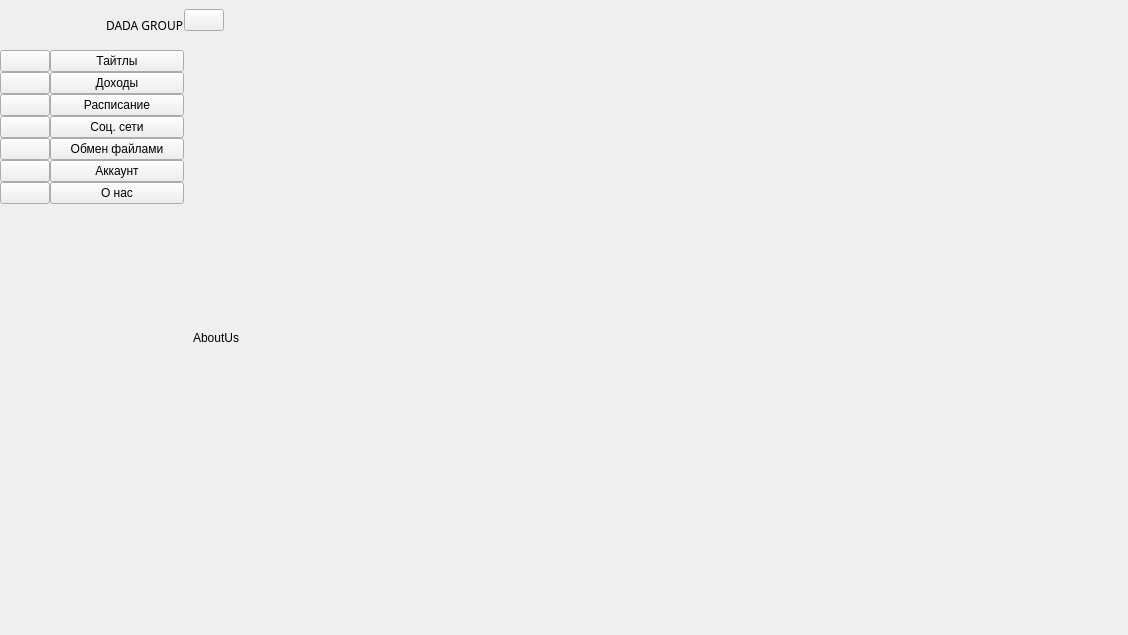
<?xml version="1.0" encoding="UTF-8"?>
<ui version="4.0">
 <class>MainWindow</class>
 <widget class="QMainWindow" name="MainWindow">
  <property name="geometry">
   <rect>
    <x>0</x>
    <y>0</y>
    <width>1128</width>
    <height>635</height>
   </rect>
  </property>
  <property name="windowTitle">
   <string>MainWindow</string>
  </property>
  <widget class="QWidget" name="centralwidget">
   <layout class="QGridLayout" name="gridLayout">
    <property name="leftMargin">
     <number>0</number>
    </property>
    <property name="topMargin">
     <number>0</number>
    </property>
    <property name="rightMargin">
     <number>0</number>
    </property>
    <property name="bottomMargin">
     <number>0</number>
    </property>
    <property name="spacing">
     <number>0</number>
    </property>
    <item row="0" column="2">
     <widget class="QWidget" name="widget" native="true">
      <property name="minimumSize">
       <size>
        <width>0</width>
        <height>40</height>
       </size>
      </property>
      <layout class="QHBoxLayout" name="horizontalLayout_4">
       <property name="spacing">
        <number>0</number>
       </property>
       <property name="leftMargin">
        <number>0</number>
       </property>
       <property name="topMargin">
        <number>0</number>
       </property>
       <property name="rightMargin">
        <number>0</number>
       </property>
       <property name="bottomMargin">
        <number>0</number>
       </property>
       <item>
        <widget class="QWidget" name="widget_3" native="true">
         <layout class="QVBoxLayout" name="verticalLayout_5">
          <property name="spacing">
           <number>0</number>
          </property>
          <property name="leftMargin">
           <number>0</number>
          </property>
          <property name="topMargin">
           <number>0</number>
          </property>
          <property name="rightMargin">
           <number>0</number>
          </property>
          <property name="bottomMargin">
           <number>0</number>
          </property>
         </layout>
        </widget>
       </item>
       <item>
        <widget class="QPushButton" name="openMenuBtn">
         <property name="text">
          <string/>
         </property>
         <property name="icon">
          <iconset resource="resource.qrc">
           <normaloff>:/icon/icon/free-icon-chevron-248744.png</normaloff>:/icon/icon/free-icon-chevron-248744.png</iconset>
         </property>
         <property name="iconSize">
          <size>
           <width>20</width>
           <height>20</height>
          </size>
         </property>
         <property name="checkable">
          <bool>true</bool>
         </property>
        </widget>
       </item>
       <item>
        <spacer name="horizontalSpacer_3">
         <property name="orientation">
          <enum>Qt::Horizontal</enum>
         </property>
         <property name="sizeHint" stdset="0">
          <size>
           <width>742</width>
           <height>20</height>
          </size>
         </property>
        </spacer>
       </item>
      </layout>
     </widget>
    </item>
    <item row="1" column="2">
     <widget class="QStackedWidget" name="stackedWidget">
      <property name="currentIndex">
       <number>6</number>
      </property>
      <widget class="QWidget" name="pageTitle">
       <layout class="QGridLayout" name="gridLayout_2">
        <item row="0" column="1">
         <layout class="QHBoxLayout" name="horizontalLayout_3">
          <item>
           <spacer name="horizontalSpacer">
            <property name="orientation">
             <enum>Qt::Horizontal</enum>
            </property>
            <property name="sizeHint" stdset="0">
             <size>
              <width>40</width>
              <height>20</height>
             </size>
            </property>
           </spacer>
          </item>
          <item>
           <widget class="QLineEdit" name="SearchEdit">
            <property name="placeholderText">
             <string>Поиск</string>
            </property>
           </widget>
          </item>
          <item>
           <widget class="QPushButton" name="SearchBtn">
            <property name="text">
             <string/>
            </property>
            <property name="icon">
             <iconset resource="resource.qrc">
              <normaloff>:/icon/icon/free-icon-magnifier-3593144.png</normaloff>:/icon/icon/free-icon-magnifier-3593144.png</iconset>
            </property>
            <property name="iconSize">
             <size>
              <width>20</width>
              <height>20</height>
             </size>
            </property>
           </widget>
          </item>
         </layout>
        </item>
        <item row="1" column="1">
         <spacer name="verticalSpacer_3">
          <property name="orientation">
           <enum>Qt::Vertical</enum>
          </property>
          <property name="sizeHint" stdset="0">
           <size>
            <width>20</width>
            <height>40</height>
           </size>
          </property>
         </spacer>
        </item>
       </layout>
      </widget>
      <widget class="QWidget" name="pageIncome">
       <layout class="QGridLayout" name="gridLayout_3">
        <item row="0" column="0">
         <widget class="QLabel" name="label_4">
          <property name="text">
           <string>Incomel</string>
          </property>
         </widget>
        </item>
       </layout>
      </widget>
      <widget class="QWidget" name="pageSchedule">
       <layout class="QGridLayout" name="gridLayout_4">
        <item row="0" column="0">
         <widget class="QLabel" name="label_5">
          <property name="text">
           <string>Schedule</string>
          </property>
         </widget>
        </item>
       </layout>
      </widget>
      <widget class="QWidget" name="pageSocialNetwork">
       <layout class="QGridLayout" name="gridLayout_5">
        <item row="0" column="0">
         <widget class="QLabel" name="label_6">
          <property name="text">
           <string>SocialNetworks</string>
          </property>
         </widget>
        </item>
       </layout>
      </widget>
      <widget class="QWidget" name="pageFileSharing">
       <layout class="QGridLayout" name="gridLayout_6">
        <item row="0" column="0">
         <widget class="QLabel" name="label_7">
          <property name="text">
           <string>FileSharing</string>
          </property>
         </widget>
        </item>
       </layout>
      </widget>
      <widget class="QWidget" name="pageAccount">
       <layout class="QGridLayout" name="gridLayout_7">
        <item row="0" column="0">
         <widget class="QLabel" name="label_8">
          <property name="text">
           <string>Account</string>
          </property>
         </widget>
        </item>
       </layout>
      </widget>
      <widget class="QWidget" name="pageAboutUs">
       <layout class="QGridLayout" name="gridLayout_8">
        <item row="0" column="0">
         <widget class="QLabel" name="label_9">
          <property name="text">
           <string>AboutUs</string>
          </property>
         </widget>
        </item>
       </layout>
      </widget>
     </widget>
    </item>
    <item row="0" column="1" rowspan="2">
     <widget class="QWidget" name="fullMenu" native="true">
      <layout class="QVBoxLayout" name="verticalLayout_4">
       <property name="spacing">
        <number>0</number>
       </property>
       <property name="leftMargin">
        <number>0</number>
       </property>
       <property name="topMargin">
        <number>0</number>
       </property>
       <property name="rightMargin">
        <number>0</number>
       </property>
       <property name="bottomMargin">
        <number>0</number>
       </property>
       <item>
        <layout class="QHBoxLayout" name="horizontalLayout">
         <property name="spacing">
          <number>6</number>
         </property>
         <item>
          <widget class="QLabel" name="label_2">
           <property name="minimumSize">
            <size>
             <width>50</width>
             <height>50</height>
            </size>
           </property>
           <property name="maximumSize">
            <size>
             <width>50</width>
             <height>50</height>
            </size>
           </property>
           <property name="text">
            <string/>
           </property>
           <property name="pixmap">
            <pixmap resource="resource.qrc">:/icon/icon/Logo.png</pixmap>
           </property>
           <property name="scaledContents">
            <bool>true</bool>
           </property>
          </widget>
         </item>
         <item>
          <widget class="QLabel" name="label_3">
           <property name="font">
            <font>
             <family>Montserrat Medium</family>
             <pointsize>9</pointsize>
             <weight>50</weight>
             <bold>false</bold>
            </font>
           </property>
           <property name="text">
            <string>DADA GROUP</string>
           </property>
          </widget>
         </item>
        </layout>
       </item>
       <item>
        <layout class="QVBoxLayout" name="verticalLayout_2">
         <property name="spacing">
          <number>0</number>
         </property>
         <item>
          <widget class="QPushButton" name="titleBtn_2">
           <property name="text">
            <string>Тайтлы</string>
           </property>
           <property name="icon">
            <iconset resource="resource.qrc">
             <normaloff>:/icon/icon/free-icon-book-9193009.png</normaloff>:/icon/icon/free-icon-book-9193009.png</iconset>
           </property>
           <property name="iconSize">
            <size>
             <width>20</width>
             <height>20</height>
            </size>
           </property>
           <property name="checkable">
            <bool>true</bool>
           </property>
           <property name="autoExclusive">
            <bool>true</bool>
           </property>
          </widget>
         </item>
         <item>
          <widget class="QPushButton" name="incomeBtn_2">
           <property name="text">
            <string>Доходы</string>
           </property>
           <property name="icon">
            <iconset resource="resource.qrc">
             <normaloff>:/icon/icon/free-icon-coin-550650.png</normaloff>:/icon/icon/free-icon-coin-550650.png</iconset>
           </property>
           <property name="iconSize">
            <size>
             <width>20</width>
             <height>20</height>
            </size>
           </property>
           <property name="checkable">
            <bool>true</bool>
           </property>
           <property name="autoExclusive">
            <bool>true</bool>
           </property>
          </widget>
         </item>
         <item>
          <widget class="QPushButton" name="scheduleBtn_2">
           <property name="text">
            <string>Расписание</string>
           </property>
           <property name="icon">
            <iconset resource="resource.qrc">
             <normaloff>:/icon/icon/free-icon-clock-2902894.png</normaloff>:/icon/icon/free-icon-clock-2902894.png</iconset>
           </property>
           <property name="iconSize">
            <size>
             <width>20</width>
             <height>20</height>
            </size>
           </property>
           <property name="checkable">
            <bool>true</bool>
           </property>
           <property name="autoExclusive">
            <bool>true</bool>
           </property>
          </widget>
         </item>
         <item>
          <widget class="QPushButton" name="socialNetworksBtn_2">
           <property name="text">
            <string>Соц. сети</string>
           </property>
           <property name="icon">
            <iconset resource="resource.qrc">
             <normaloff>:/icon/icon/free-icon-social-media-9351311.png</normaloff>:/icon/icon/free-icon-social-media-9351311.png</iconset>
           </property>
           <property name="iconSize">
            <size>
             <width>20</width>
             <height>20</height>
            </size>
           </property>
           <property name="checkable">
            <bool>true</bool>
           </property>
           <property name="autoExclusive">
            <bool>true</bool>
           </property>
          </widget>
         </item>
         <item>
          <widget class="QPushButton" name="fileSharingBtn_2">
           <property name="text">
            <string>Обмен файлами</string>
           </property>
           <property name="icon">
            <iconset resource="resource.qrc">
             <normaloff>:/icon/icon/free-icon-file-sharing-10004135.png</normaloff>:/icon/icon/free-icon-file-sharing-10004135.png</iconset>
           </property>
           <property name="iconSize">
            <size>
             <width>20</width>
             <height>20</height>
            </size>
           </property>
           <property name="checkable">
            <bool>true</bool>
           </property>
           <property name="autoExclusive">
            <bool>true</bool>
           </property>
          </widget>
         </item>
         <item>
          <widget class="QPushButton" name="accountBtn_2">
           <property name="text">
            <string>Аккаунт</string>
           </property>
           <property name="icon">
            <iconset resource="resource.qrc">
             <normaloff>:/icon/icon/person.png</normaloff>:/icon/icon/person.png</iconset>
           </property>
           <property name="iconSize">
            <size>
             <width>20</width>
             <height>20</height>
            </size>
           </property>
           <property name="checkable">
            <bool>true</bool>
           </property>
           <property name="autoExclusive">
            <bool>true</bool>
           </property>
          </widget>
         </item>
         <item>
          <widget class="QPushButton" name="aboutUs_2">
           <property name="text">
            <string>О нас</string>
           </property>
           <property name="icon">
            <iconset resource="resource.qrc">
             <normaloff>:/icon/icon/info.png</normaloff>:/icon/icon/info.png</iconset>
           </property>
           <property name="iconSize">
            <size>
             <width>20</width>
             <height>20</height>
            </size>
           </property>
           <property name="checkable">
            <bool>true</bool>
           </property>
           <property name="autoExclusive">
            <bool>true</bool>
           </property>
          </widget>
         </item>
        </layout>
       </item>
       <item>
        <spacer name="verticalSpacer_2">
         <property name="orientation">
          <enum>Qt::Vertical</enum>
         </property>
         <property name="sizeHint" stdset="0">
          <size>
           <width>20</width>
           <height>382</height>
          </size>
         </property>
        </spacer>
       </item>
      </layout>
     </widget>
    </item>
    <item row="0" column="0" rowspan="2">
     <widget class="QWidget" name="icon" native="true">
      <layout class="QVBoxLayout" name="verticalLayout_3">
       <property name="spacing">
        <number>0</number>
       </property>
       <property name="leftMargin">
        <number>0</number>
       </property>
       <property name="topMargin">
        <number>0</number>
       </property>
       <property name="rightMargin">
        <number>0</number>
       </property>
       <property name="bottomMargin">
        <number>0</number>
       </property>
       <item>
        <layout class="QHBoxLayout" name="horizontalLayout_2">
         <item>
          <widget class="QLabel" name="label">
           <property name="minimumSize">
            <size>
             <width>50</width>
             <height>50</height>
            </size>
           </property>
           <property name="maximumSize">
            <size>
             <width>50</width>
             <height>50</height>
            </size>
           </property>
           <property name="text">
            <string/>
           </property>
           <property name="pixmap">
            <pixmap resource="resource.qrc">:/icon/icon/Logo.png</pixmap>
           </property>
           <property name="scaledContents">
            <bool>true</bool>
           </property>
          </widget>
         </item>
        </layout>
       </item>
       <item>
        <layout class="QVBoxLayout" name="verticalLayout">
         <property name="spacing">
          <number>0</number>
         </property>
         <item>
          <widget class="QPushButton" name="titleBtn_1">
           <property name="text">
            <string/>
           </property>
           <property name="icon">
            <iconset resource="resource.qrc">
             <normaloff>:/icon/icon/free-icon-book-9193009.png</normaloff>:/icon/icon/free-icon-book-9193009.png</iconset>
           </property>
           <property name="iconSize">
            <size>
             <width>20</width>
             <height>20</height>
            </size>
           </property>
           <property name="checkable">
            <bool>true</bool>
           </property>
           <property name="autoExclusive">
            <bool>true</bool>
           </property>
          </widget>
         </item>
         <item>
          <widget class="QPushButton" name="incomeBtn_1">
           <property name="text">
            <string/>
           </property>
           <property name="icon">
            <iconset resource="resource.qrc">
             <normaloff>:/icon/icon/free-icon-coin-550650.png</normaloff>:/icon/icon/free-icon-coin-550650.png</iconset>
           </property>
           <property name="iconSize">
            <size>
             <width>20</width>
             <height>20</height>
            </size>
           </property>
           <property name="checkable">
            <bool>true</bool>
           </property>
           <property name="autoExclusive">
            <bool>true</bool>
           </property>
          </widget>
         </item>
         <item>
          <widget class="QPushButton" name="scheduleBtn_1">
           <property name="text">
            <string/>
           </property>
           <property name="icon">
            <iconset resource="resource.qrc">
             <normaloff>:/icon/icon/free-icon-clock-2902894.png</normaloff>:/icon/icon/free-icon-clock-2902894.png</iconset>
           </property>
           <property name="iconSize">
            <size>
             <width>20</width>
             <height>20</height>
            </size>
           </property>
           <property name="checkable">
            <bool>true</bool>
           </property>
           <property name="autoExclusive">
            <bool>true</bool>
           </property>
          </widget>
         </item>
         <item>
          <widget class="QPushButton" name="socialNetworksBtn_1">
           <property name="text">
            <string/>
           </property>
           <property name="icon">
            <iconset resource="resource.qrc">
             <normaloff>:/icon/icon/free-icon-social-media-9351311.png</normaloff>:/icon/icon/free-icon-social-media-9351311.png</iconset>
           </property>
           <property name="iconSize">
            <size>
             <width>20</width>
             <height>20</height>
            </size>
           </property>
           <property name="checkable">
            <bool>true</bool>
           </property>
           <property name="autoExclusive">
            <bool>true</bool>
           </property>
          </widget>
         </item>
         <item>
          <widget class="QPushButton" name="fileSharingBtn_1">
           <property name="text">
            <string/>
           </property>
           <property name="icon">
            <iconset resource="resource.qrc">
             <normaloff>:/icon/icon/free-icon-file-sharing-10004135.png</normaloff>:/icon/icon/free-icon-file-sharing-10004135.png</iconset>
           </property>
           <property name="iconSize">
            <size>
             <width>20</width>
             <height>20</height>
            </size>
           </property>
           <property name="checkable">
            <bool>true</bool>
           </property>
           <property name="autoExclusive">
            <bool>true</bool>
           </property>
          </widget>
         </item>
         <item>
          <widget class="QPushButton" name="accountBtn_1">
           <property name="text">
            <string/>
           </property>
           <property name="icon">
            <iconset resource="resource.qrc">
             <normaloff>:/icon/icon/person.png</normaloff>:/icon/icon/person.png</iconset>
           </property>
           <property name="iconSize">
            <size>
             <width>20</width>
             <height>20</height>
            </size>
           </property>
           <property name="checkable">
            <bool>true</bool>
           </property>
           <property name="autoExclusive">
            <bool>true</bool>
           </property>
          </widget>
         </item>
         <item>
          <widget class="QPushButton" name="aboutUs_1">
           <property name="text">
            <string/>
           </property>
           <property name="icon">
            <iconset resource="resource.qrc">
             <normaloff>:/icon/icon/info.png</normaloff>:/icon/icon/info.png</iconset>
           </property>
           <property name="iconSize">
            <size>
             <width>20</width>
             <height>20</height>
            </size>
           </property>
           <property name="checkable">
            <bool>true</bool>
           </property>
           <property name="autoExclusive">
            <bool>true</bool>
           </property>
          </widget>
         </item>
        </layout>
       </item>
       <item>
        <spacer name="verticalSpacer">
         <property name="orientation">
          <enum>Qt::Vertical</enum>
         </property>
         <property name="sizeHint" stdset="0">
          <size>
           <width>20</width>
           <height>382</height>
          </size>
         </property>
        </spacer>
       </item>
      </layout>
     </widget>
    </item>
   </layout>
  </widget>
 </widget>
 <resources>
  <include location="resource.qrc"/>
 </resources>
 <connections>
  <connection>
   <sender>openMenuBtn</sender>
   <signal>toggled(bool)</signal>
   <receiver>icon</receiver>
   <slot>setVisible(bool)</slot>
   <hints>
    <hint type="sourcelabel">
     <x>223</x>
     <y>16</y>
    </hint>
    <hint type="destinationlabel">
     <x>28</x>
     <y>281</y>
    </hint>
   </hints>
  </connection>
  <connection>
   <sender>openMenuBtn</sender>
   <signal>toggled(bool)</signal>
   <receiver>fullMenu</receiver>
   <slot>setHidden(bool)</slot>
   <hints>
    <hint type="sourcelabel">
     <x>210</x>
     <y>22</y>
    </hint>
    <hint type="destinationlabel">
     <x>123</x>
     <y>252</y>
    </hint>
   </hints>
  </connection>
  <connection>
   <sender>titleBtn_1</sender>
   <signal>toggled(bool)</signal>
   <receiver>titleBtn_2</receiver>
   <slot>setChecked(bool)</slot>
   <hints>
    <hint type="sourcelabel">
     <x>27</x>
     <y>70</y>
    </hint>
    <hint type="destinationlabel">
     <x>104</x>
     <y>73</y>
    </hint>
   </hints>
  </connection>
  <connection>
   <sender>incomeBtn_1</sender>
   <signal>toggled(bool)</signal>
   <receiver>incomeBtn_2</receiver>
   <slot>setChecked(bool)</slot>
   <hints>
    <hint type="sourcelabel">
     <x>25</x>
     <y>95</y>
    </hint>
    <hint type="destinationlabel">
     <x>115</x>
     <y>90</y>
    </hint>
   </hints>
  </connection>
  <connection>
   <sender>scheduleBtn_1</sender>
   <signal>toggled(bool)</signal>
   <receiver>scheduleBtn_2</receiver>
   <slot>setChecked(bool)</slot>
   <hints>
    <hint type="sourcelabel">
     <x>25</x>
     <y>123</y>
    </hint>
    <hint type="destinationlabel">
     <x>113</x>
     <y>120</y>
    </hint>
   </hints>
  </connection>
  <connection>
   <sender>socialNetworksBtn_1</sender>
   <signal>toggled(bool)</signal>
   <receiver>socialNetworksBtn_2</receiver>
   <slot>setChecked(bool)</slot>
   <hints>
    <hint type="sourcelabel">
     <x>40</x>
     <y>153</y>
    </hint>
    <hint type="destinationlabel">
     <x>120</x>
     <y>141</y>
    </hint>
   </hints>
  </connection>
  <connection>
   <sender>fileSharingBtn_1</sender>
   <signal>toggled(bool)</signal>
   <receiver>fileSharingBtn_2</receiver>
   <slot>setChecked(bool)</slot>
   <hints>
    <hint type="sourcelabel">
     <x>15</x>
     <y>178</y>
    </hint>
    <hint type="destinationlabel">
     <x>90</x>
     <y>165</y>
    </hint>
   </hints>
  </connection>
  <connection>
   <sender>accountBtn_1</sender>
   <signal>toggled(bool)</signal>
   <receiver>accountBtn_2</receiver>
   <slot>setChecked(bool)</slot>
   <hints>
    <hint type="sourcelabel">
     <x>37</x>
     <y>208</y>
    </hint>
    <hint type="destinationlabel">
     <x>107</x>
     <y>190</y>
    </hint>
   </hints>
  </connection>
  <connection>
   <sender>aboutUs_1</sender>
   <signal>toggled(bool)</signal>
   <receiver>aboutUs_2</receiver>
   <slot>setChecked(bool)</slot>
   <hints>
    <hint type="sourcelabel">
     <x>24</x>
     <y>237</y>
    </hint>
    <hint type="destinationlabel">
     <x>133</x>
     <y>208</y>
    </hint>
   </hints>
  </connection>
  <connection>
   <sender>titleBtn_2</sender>
   <signal>toggled(bool)</signal>
   <receiver>titleBtn_1</receiver>
   <slot>setChecked(bool)</slot>
   <hints>
    <hint type="sourcelabel">
     <x>171</x>
     <y>75</y>
    </hint>
    <hint type="destinationlabel">
     <x>34</x>
     <y>69</y>
    </hint>
   </hints>
  </connection>
  <connection>
   <sender>incomeBtn_2</sender>
   <signal>toggled(bool)</signal>
   <receiver>incomeBtn_1</receiver>
   <slot>setChecked(bool)</slot>
   <hints>
    <hint type="sourcelabel">
     <x>175</x>
     <y>96</y>
    </hint>
    <hint type="destinationlabel">
     <x>43</x>
     <y>94</y>
    </hint>
   </hints>
  </connection>
  <connection>
   <sender>scheduleBtn_2</sender>
   <signal>toggled(bool)</signal>
   <receiver>scheduleBtn_1</receiver>
   <slot>setChecked(bool)</slot>
   <hints>
    <hint type="sourcelabel">
     <x>172</x>
     <y>116</y>
    </hint>
    <hint type="destinationlabel">
     <x>43</x>
     <y>114</y>
    </hint>
   </hints>
  </connection>
  <connection>
   <sender>socialNetworksBtn_2</sender>
   <signal>toggled(bool)</signal>
   <receiver>socialNetworksBtn_1</receiver>
   <slot>setChecked(bool)</slot>
   <hints>
    <hint type="sourcelabel">
     <x>172</x>
     <y>138</y>
    </hint>
    <hint type="destinationlabel">
     <x>34</x>
     <y>149</y>
    </hint>
   </hints>
  </connection>
  <connection>
   <sender>fileSharingBtn_2</sender>
   <signal>toggled(bool)</signal>
   <receiver>fileSharingBtn_1</receiver>
   <slot>setChecked(bool)</slot>
   <hints>
    <hint type="sourcelabel">
     <x>162</x>
     <y>155</y>
    </hint>
    <hint type="destinationlabel">
     <x>39</x>
     <y>172</y>
    </hint>
   </hints>
  </connection>
  <connection>
   <sender>accountBtn_2</sender>
   <signal>toggled(bool)</signal>
   <receiver>accountBtn_1</receiver>
   <slot>setChecked(bool)</slot>
   <hints>
    <hint type="sourcelabel">
     <x>177</x>
     <y>187</y>
    </hint>
    <hint type="destinationlabel">
     <x>34</x>
     <y>204</y>
    </hint>
   </hints>
  </connection>
  <connection>
   <sender>aboutUs_2</sender>
   <signal>toggled(bool)</signal>
   <receiver>aboutUs_1</receiver>
   <slot>setChecked(bool)</slot>
   <hints>
    <hint type="sourcelabel">
     <x>172</x>
     <y>210</y>
    </hint>
    <hint type="destinationlabel">
     <x>30</x>
     <y>233</y>
    </hint>
   </hints>
  </connection>
 </connections>
</ui>
